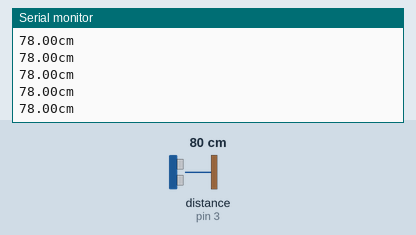
This sketch was run on a simulated Arduino Uno, built with avr-gcc and run on an emulated ATmega328P. Shown: the last lines printed to the serial monitor. Wiring (inferred from the names in the program): ultrasonic range finder: trigger pin 2; echo pin 3. Inputs (shaded band) come from the test bench; at power-on: distance to the obstacle (sensor on pin 3) 80 cm. The echo pulse lasts 58.3 µs per cm.

Above: at 1.2 s.
1.3 s: distance to the obstacle (sensor on pin 3) set to 120 cm
At 1.49 s:
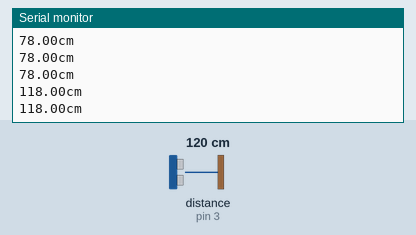
4.3 s: distance to the obstacle (sensor on pin 3) set to 2 cm
At 4.3 s:
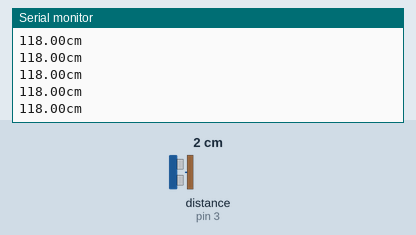
Timing chart, 0 to 7.3 s (numbered marks = the images above; inputs shaded):
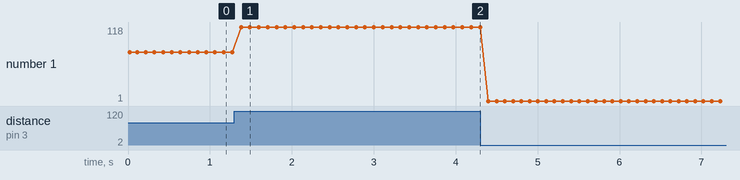

Measured:
- after the input at 1.3 s, the serial monitor: prints a new line after 0.08 s (image 1)
- plotted number 1: 78 → 118 after the input at 1.3 s, 118 → 1 after the input at 4.3 s

The sketch:

UltrasonicSensor.ino
```cpp
const int TrigPin = 2;  // 2
const int EchoPin = 3;  // ~3

float dist;

void setup()
{
  Serial.begin(9600);
  pinMode(TrigPin, OUTPUT);
  pinMode(EchoPin, INPUT);
  Serial.println("Ultrasonic Sensor:");
}

void loop()
{
  digitalWrite(TrigPin, LOW);
  delayMicroseconds(2);
  digitalWrite(TrigPin, HIGH);
  delayMicroseconds(10);
  digitalWrite(TrigPin, LOW);

  // distance = (HIGH_TIME*(340m/s))/2;
  // pulseIn get us
  // distance = ((pulseIn/10E6)*340/2)*100
  dist = pulseIn(EchoPin, HIGH) * 17 / 1000;

  Serial.print(dist);
  Serial.println("cm");
  delay(100);
}
```
